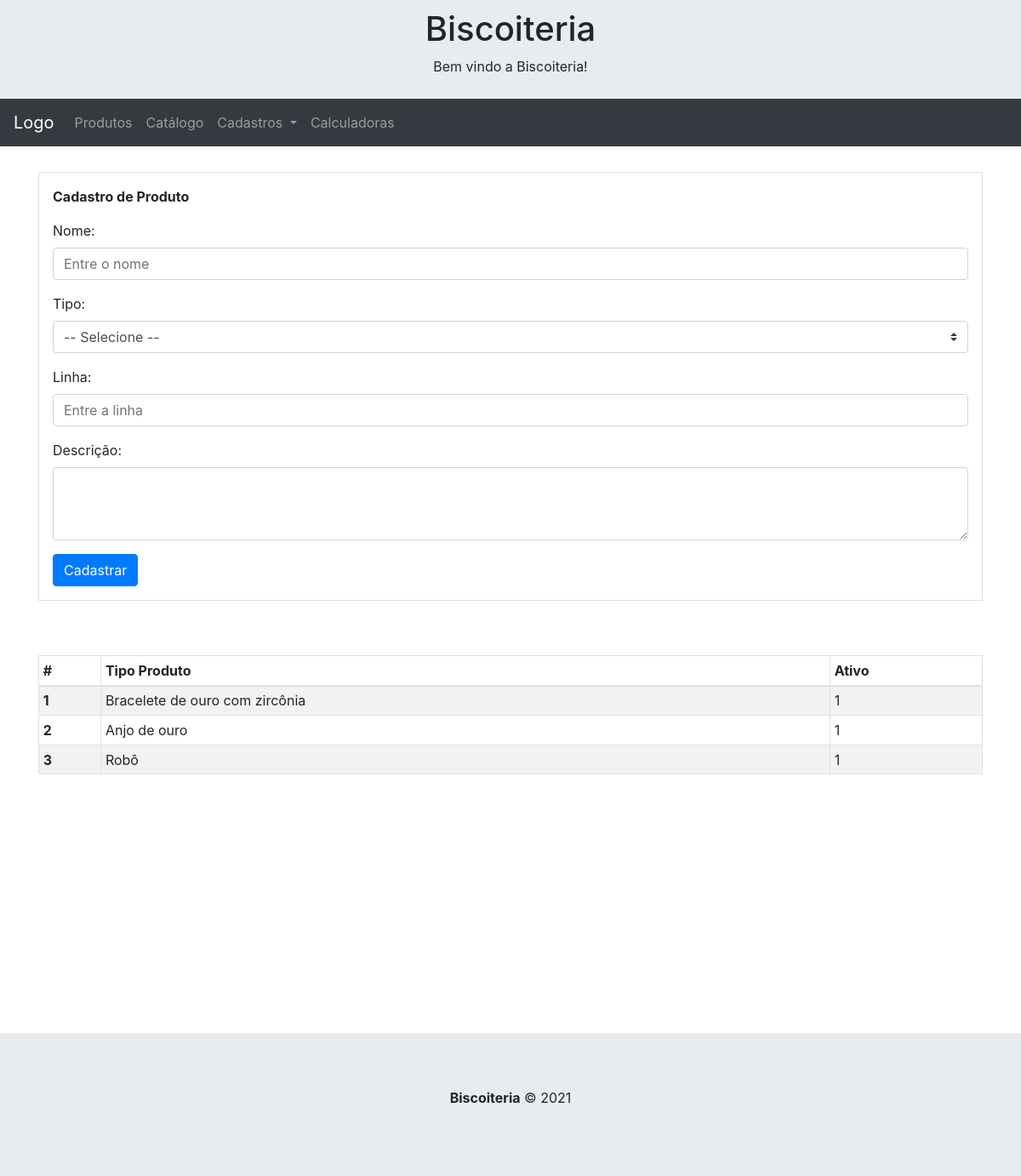
The page /cad_tipo_produto.php on the database its author committed.
### tables this page shows
CREATE TABLE `tipo_produto` (
  `id_tipo_produto` int(11) NOT NULL AUTO_INCREMENT,
  `nm_tipo_produto` varchar(45) NOT NULL,
  `ativo` bit(1) NOT NULL DEFAULT b'1',
  PRIMARY KEY (`id_tipo_produto`)
);

### cad_tipo_produto.php (the view, shortened to what this page needs)
<?php
include "header.php";
include "menu.php";
include "connection.php";
$sql = "
SELECT id_tipo_produto
     , nm_tipo_produto
	 , ativo
  FROM tipo_produto
";
$result = mysqli_query($conn, $sql);
?>
<div class="container" style="margin-top:30px">
  <div class="container p-3 my-3 border">
	  <p><b>Cadastro de Produto</b></p>
	  <form action="cad_produto.php" method="POST" class="needs-validation">
		<div class="row">
			<div class="col">
			  <div class="form-group">
				<label for="nome">Nome:</label>
				<input type="text" class="form-control" id="nome" placeholder="Entre o nome" name="nome">
			  </div>
			</div>
		</div>
		<div class="row">
			<div class="col">
			  <div class="form-group">
				<label for="tipo_produto">Tipo:</label>
				<select class="custom-select" id="tipo_produto" name="tipo_produto">
				  <option value="" selected>-- Selecione --</option>
				</select>
			  </div>
			</div>
		</div>
		<div class="row">
			<div class="col">
			  <div class="form-group">
				<label for="linha">Linha:</label>
				<input type="text" class="form-control" id="linha" placeholder="Entre a linha" name="linha">
			  </div>
			</div>
		</div>
		<div class="row">
			<div class="col">
			  <div class="form-group">
				<label for="descricao">Descrição:</label>
				<textarea class="form-control" id="descricao" name="descricao" rows="3"></textarea>
			  </div>
			</div>
		</div>
		<button type="submit" class="btn btn-primary">Cadastrar</button>
	  </form>
  </div>
  <br><br>
  <div class="row">
    <div class="col-sm-12">
		<table class="table table-sm table-striped table-hover table-bordered">
		  <thead>
			<tr>
			  <th scope="col">#</th>
			  <th scope="col">Tipo Produto</th>
			  <th scope="col">Ativo</th>
			</tr>
		  </thead>
		  <tbody>
			<?php
			if (mysqli_num_rows($result) > 0) {
				while($row = mysqli_fetch_assoc($result)) {
					echo '<tr>'
						. '<th scope="row">' . $row["id_tipo_produto"] . '</th>'
						. '<td>' . $row["nm_tipo_produto"] . '</td>'
						. '<td>' . $row["ativo"] . '</td>'
						. '</tr>';
			  }
			} else {
			    echo '<tr><td colspan="100%"> 0 resultados. </td></tr>';
			}
			?>
		  </tbody>
		</table>
      </div>
  </div>
</div>
<br><br><br><br><br><br>
<br><br><br><br><br><br>
<?php
include "footer.php";
?>

### rows shown on the page
tipo_produto: id_tipo_produto "1", nm_tipo_produto "Bracelete de ouro com zircônia", ativo "1"
tipo_produto: id_tipo_produto "2", nm_tipo_produto "Anjo de ouro", ativo "1"
tipo_produto: id_tipo_produto "3", nm_tipo_produto "Robô", ativo "1"
